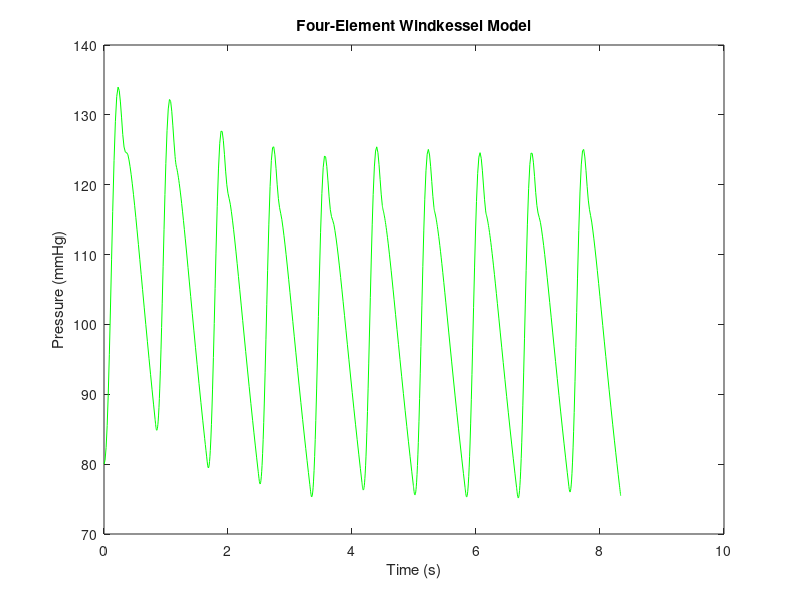

Write the MATLAB code that produced this figure.
clear all
clc

I0 = 500;
Tc = 60/72;     % cardiac period
Ts = (2/5)*Tc;  % systolic duration

%Modify parameter here to change time span
time_span = 10;

%Modify parameters here to change pressure waveform
R = 1; C = 1; R1 = 0.05; L = 0.005;

% Input Signal Functions

%Blood flow function I(t)
I = @(t) I0*sin((pi*mod(t,Tc))/Ts).^2.*(mod(t,Tc)<=Ts);

%Blood flow first derivative  I'(t)
Idot = @(t) I0*2*sin(pi*mod(t,Tc)/Ts).*cos(pi*mod(t,Tc)/Ts)*pi/Ts.*(mod(t,Tc)<=Ts);

%Blood flow second derivative I"(t)
Idotdot = @(t) I0*2*(cos(pi*mod(t,Tc)/Ts).^2 - sin(pi*mod(t,Tc)/Ts).^2)*(pi/Ts)^2.*(mod(t,Tc)<=Ts);

% 4-element Windkessel ODE - formulation online somewhere
fun = @(t,y)[y(2);
    (Idotdot(t)*(R*L*C*R1)+Idot(t)*(L*(R+R1))+I(t)*(R*R1) - (y(2)*(C*R*R1+L)+y(1)*R1))/(L*C*R)];

% Initial conditions and time span 
y0 = [80; 0];
tspan = [0 time_span*Tc];

% Solve
[T,Y] = ode45(fun,tspan,y0);

% Plot pressure
plot(T,Y(:,1),'g')
xlabel('Time (s)')
ylabel('Pressure (mmHg)')
title('Four-Element Windkessel Model')

%Solution object can be opened to get voltage values
%Most likely exert the voltage in mV towards voltmeter